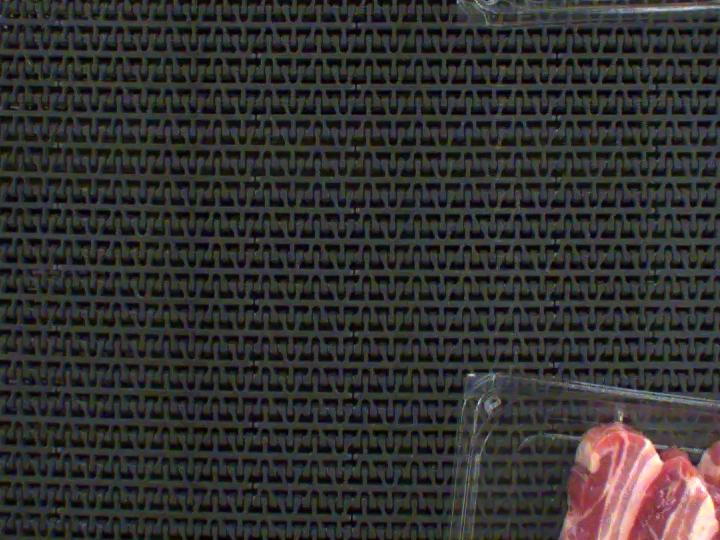
#> input picture Pork Rasher Error-Packaging-.v4i.yolov11/train/images/frame_with_red_10050_jpg.rf.d9a41729948289ba8717b91da87dd57e.jpg, 720 x 540 px
$ python train_packaging_nn.py
#> lines starting #> are read from the running program, lines starting #| are printed output that depends on the picture
### dataset.py
"""
Dataset loading and feature extraction module for binary packaging defect classification.

This module processes image files and YOLO-formatted label text files to prepare feature
matrices (X) and binary targets (y) for machine learning classifiers.

MMA3001 Project Brief Alignment:
- Clear specification of inputs (JPEG images, YOLO txt labels) and outputs (flattened feature vectors, binary labels).
- Defensive handling of missing or empty label files.
"""

import os
from typing import Tuple, List, Optional
import numpy as np
from PIL import Image


def parse_label_file(label_path: str) -> int:
    """
    Parses a YOLO format label file to determine packaging damage status.

    According to the dataset schema:
    - An empty text file indicates NO packaging damage (Label: 0).
    - A non-empty text file containing bounding boxes/classifications indicates damage (Label: 1).

    Parameters
    ----------
    label_path : str
        Path to the label text file (.txt).

    Returns
    -------
    int
        0 if packaging is undamaged (empty file or file missing), 1 if damaged (contains annotations).

    Raises
    ------
    FileNotFoundError
        If label_path does not exist and strict checking is required.
    """
    if not os.path.exists(label_path):
        # Treat missing annotation file as undamaged (0)
        return 0

    if os.path.getsize(label_path) == 0:
        return 0

    with open(label_path, "r", encoding="utf-8") as f:
        content = f.read().strip()
        if not content:
            return 0
        return 1


def extract_image_features(image_path: str, image_size: Tuple[int, int] = (32, 32)) -> np.ndarray:
    """
    Extracts normalized, flattened pixel feature vectors from a packaging RGB image.

    Parameters
    ----------
    image_path : str
        Path to the target image file (.jpg / .jpeg).
    image_size : Tuple[int, int], default=(32, 32)
        Target spatial resolution (width, height) to downsample images to.

    Returns
    -------
    np.ndarray
        1D float32 numpy array of flattened normalized RGB pixel values in range [0.0, 1.0].
        Dimension is (width * height * 3,).

    Raises
    ------
    FileNotFoundError
        If image_path does not exist.
    ValueError
        If the image file cannot be read or is corrupted.
    """
    if not os.path.exists(image_path):
        raise FileNotFoundError(f"Image file not found at path: {image_path}")

    try:
        with Image.open(image_path) as img:
            img = img.convert("RGB")
            img_resized = img.resize(image_size, Image.Resampling.BILINEAR)
            img_array = np.asarray(img_resized, dtype=np.float32) / 255.0
            return img_array.flatten()
    except Exception as e:
        raise ValueError(f"Failed to process image file {image_path}: {str(e)}") from e


def load_dataset_split(
    dataset_dir: str,
    split: str = "train",
    image_size: Tuple[int, int] = (32, 32)
) -> Tuple[np.ndarray, np.ndarray]:
    """
    Loads images and labels from a split folder ('train', 'valid', or 'test') and constructs
    the feature matrix X and target vector y.

    Directory structure expected:
    - {dataset_dir}/{split}/images/*.jpg
    - {dataset_dir}/{split}/labels/*.txt

    Parameters
    ----------
    dataset_dir : str
        Base path to the YOLO dataset folder.
    split : str, default='train'
        Data split name ('train', 'valid', or 'test').
    image_size : Tuple[int, int], default=(32, 32)
        Resized spatial dimensions for image feature extraction.

    Returns
    -------
    Tuple[np.ndarray, np.ndarray]
        X : 2D numpy array of shape (n_samples, n_features) containing image pixel features.
        y : 1D numpy array of shape (n_samples,) containing binary classification targets (0 or 1).

    Raises
    ------
    FileNotFoundError
        If the specified split or images directory does not exist.
    """
    split_dir = os.path.join(dataset_dir, split)
    images_dir = os.path.join(split_dir, "images")
    labels_dir = os.path.join(split_dir, "labels")

    if not os.path.exists(images_dir):
        raise FileNotFoundError(f"Images directory not found: {images_dir}")

    valid_extensions = {".jpg", ".jpeg", ".png"}
    image_files = [f for f in os.listdir(images_dir) if os.path.splitext(f)[1].lower() in valid_extensions]
    image_files.sort()

    X_list: List[np.ndarray] = []
    y_list: List[int] = []

    for img_name in image_files:
        img_path = os.path.join(images_dir, img_name)
        base_name = os.path.splitext(img_name)[0]
        label_path = os.path.join(labels_dir, f"{base_name}.txt")

        try:
            features = extract_image_features(img_path, image_size=image_size)
            label = parse_label_file(label_path)
            X_list.append(features)
            y_list.append(label)
        except Exception as err:
            print(f"Skipping file {img_name} due to error: {err}")

    if not X_list:
        return np.empty((0, image_size[0] * image_size[1] * 3), dtype=np.float32), np.empty((0,), dtype=int)

    return np.array(X_list, dtype=np.float32), np.array(y_list, dtype=int)

### model.py
"""
Neural Network model pipeline for binary packaging defect classification.

This module builds, trains, and evaluates a Scikit-Learn Multilayer Perceptron (MLP) pipeline
for detecting packaging damage in frozen meat products.

MMA3001 Project Brief & Week 05 Notes Alignment:
- Feature scaling via StandardScaler in a Scikit-learn Pipeline to condition neural network optimization.
- L2 Regularisation (alpha) to control model capacity and weight magnitude.
- Early stopping to monitor internal validation loss and prevent overfitting.
- Comprehensive model evaluation using Precision, Recall, F1-score, Accuracy, and ROC-AUC metrics.
"""

from typing import Dict, Any, Tuple
import numpy as np
from sklearn.pipeline import Pipeline, make_pipeline
from sklearn.preprocessing import StandardScaler
from sklearn.neural_network import MLPClassifier
from sklearn.metrics import (
    accuracy_score,
    precision_score,
    recall_score,
    f1_score,
    roc_auc_score,
    confusion_matrix,
)

from dataset import extract_image_features


def build_mlp_pipeline(
    hidden_layer_sizes: Tuple[int, ...] = (30, 15),
    alpha: float = 0.01,
    learning_rate_init: float = 0.001,
    max_iter: int = 500,
    random_state: int = 42,
    early_stopping: bool = True
) -> Pipeline:
    """
    Constructs a Scikit-Learn Pipeline integrating StandardScaler and MLPClassifier.

    Parameters
    ----------
    hidden_layer_sizes : Tuple[int, ...], default=(30, 15)
        Number of neurons in each hidden layer.
    alpha : float, default=0.01
        L2 regularization penalty parameter.
    learning_rate_init : float, default=0.001
        Initial learning rate for Adam optimizer.
    max_iter : int, default=500
        Maximum number of optimization epochs.
    random_state : int, default=42
        Seed for weight initialization reproducibility.
    early_stopping : bool, default=True
        Whether to use early stopping to terminate training when internal validation score stops improving.

    Returns
    -------
    Pipeline
        A scikit-learn Pipeline with 'standardscaler' and 'mlpclassifier' steps.
    """
    mlp = MLPClassifier(
        hidden_layer_sizes=hidden_layer_sizes,
        activation="relu",
        solver="adam",
        alpha=alpha,
        learning_rate_init=learning_rate_init,
        max_iter=max_iter,
        early_stopping=early_stopping,
        validation_fraction=0.15,
        n_iter_no_change=20,
        random_state=random_state,
    )

    return make_pipeline(StandardScaler(), mlp)


def train_and_evaluate(
    pipeline: Pipeline,
    X_train: np.ndarray,
    y_train: np.ndarray,
    X_val: np.ndarray,
    y_val: np.ndarray
) -> Dict[str, Any]:
    """
    Trains the MLP pipeline on training data and computes classification metrics on validation data.

    Parameters
    ----------
    pipeline : Pipeline
        The Scikit-Learn classification pipeline.
    X_train : np.ndarray
        Training feature matrix of shape (n_train_samples, n_features).
    y_train : np.ndarray
        Training binary target labels (0 or 1).
    X_val : np.ndarray
        Validation feature matrix of shape (n_val_samples, n_features).
    y_val : np.ndarray
        Validation binary target labels (0 or 1).

    Returns
    -------
    Dict[str, Any]
        Dictionary containing validation performance metrics:
        'accuracy', 'precision', 'recall', 'f1_score', 'roc_auc', and 'confusion_matrix'.

    Raises
    ------
    ValueError
        If training data is empty or inputs have mismatched lengths.
    """
    if len(X_train) == 0 or len(y_train) == 0:
        raise ValueError("Training dataset X_train and y_train cannot be empty.")

    pipeline.fit(X_train, y_train)

    y_pred = pipeline.predict(X_val)

    # Calculate probabilities if available
    if hasattr(pipeline, "predict_proba"):
        y_proba = pipeline.predict_proba(X_val)[:, 1]
        try:
            roc_auc = float(roc_auc_score(y_val, y_proba))
        except ValueError:
            # Handle single-class validation set case
            roc_auc = 0.5
    else:
        roc_auc = 0.5

    metrics = {
        "accuracy": float(accuracy_score(y_val, y_pred)),
        "precision": float(precision_score(y_val, y_pred, zero_division=0)),
        "recall": float(recall_score(y_val, y_pred, zero_division=0)),
        "f1_score": float(f1_score(y_val, y_pred, zero_division=0)),
        "roc_auc": roc_auc,
        "confusion_matrix": confusion_matrix(y_val, y_pred).tolist(),
    }

    return metrics


# [39 lines left out: function predict_packaging_damage, not called in this run]

### train_packaging_nn.py
"""
Main execution script for training and evaluating the packaging damage binary neural network classifier.

MMA3001 Project Brief Alignment:
- Demonstrates executable computational workflow.
- Integrates feature scaling, L2 regularisation, early stopping, and external validation set evaluation.
- Outputs quantitative performance metrics (Precision, Recall, F1, Accuracy, ROC-AUC) as required for project report.
"""

import os
import argparse
from dataset import load_dataset_split
from model import build_mlp_pipeline, train_and_evaluate, predict_packaging_damage


def main():
    parser = argparse.ArgumentParser(description="Train Scikit-Learn MLP for Packaging Damage Binary Classification.")
    parser.add_argument(
        "--dataset_dir",
        type=str,
        default="Pork Rasher Error-Packaging-.v4i.yolov11",
        help="Path to YOLO format dataset root folder."
    )
    parser.add_argument("--image_size", type=int, default=32, help="Target image size (width & height in pixels).")
    parser.add_argument("--alpha", type=float, default=0.01, help="L2 regularization penalty parameter.")
    parser.add_argument("--hidden_layers", type=int, nargs="+", default=[30, 15], help="Neurons per hidden layer.")
    args = parser.parse_args()

    img_size_tuple = (args.image_size, args.image_size)

    print("=" * 70)
    print("MMA3001 Packaging Quality Inspection - Binary Classification Pipeline")
    print("=" * 70)
    print(f"Dataset Directory : {args.dataset_dir}")
    print(f"Feature Dimension : {args.image_size}x{args.image_size}x3 = {args.image_size * args.image_size * 3} features")
    print(f"MLP Architecture  : Hidden Layers = {tuple(args.hidden_layers)}, L2 Penalty (alpha) = {args.alpha}")
    print("-" * 70)

    if not os.path.exists(args.dataset_dir):
        print(f"\n[Warning] Dataset directory '{args.dataset_dir}' not found on local filesystem.")
        print("Please place your dataset folder in the project repository root and re-run.")
        return

    # 1. Load Train, Validation, and Test splits
    print("\n[1/3] Loading dataset splits...")
    X_train, y_train = load_dataset_split(args.dataset_dir, split="train", image_size=img_size_tuple)
#> in extract_image_features, img is the input picture: PIL image 720x540 RGB; mean R, G, B 50, 48.7, 47.8
#> in extract_image_features, `img_resized = img.resize(image_size, Image.Resampling.BILINEAR)`:
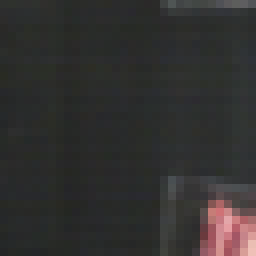
#> img_resized: PIL image 32x32 RGB (shown 8 times larger); mean R, G, B 50, 48.8, 47.8
#> in load_dataset_split, `features = extract_image_features(img_path, image_size=image_size)`: features = 3072 values, max 0.937 at index 3069, min 0.133 at index 2042, mean 0.192
#> y_train = [0]
    X_val, y_val = load_dataset_split(args.dataset_dir, split="valid", image_size=img_size_tuple)
#> call 2 of extract_image_features, with image_size = (32, 32)
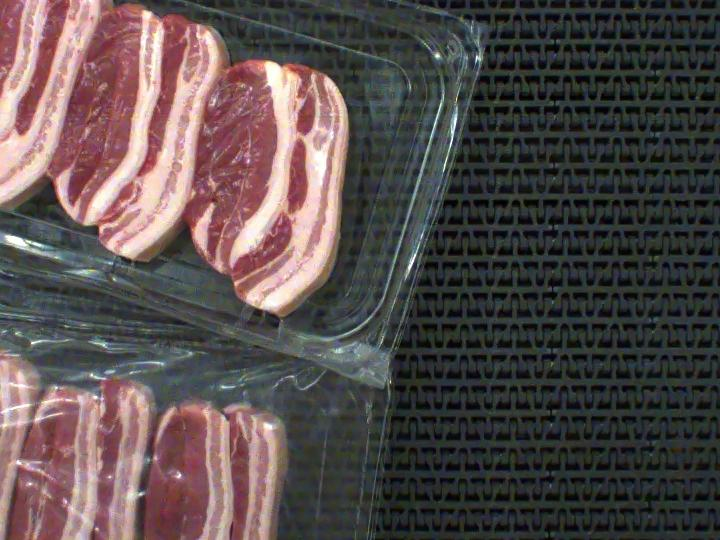
#> input picture Pork Rasher Error-Packaging-.v4i.yolov11/test/images/frame_with_red_102_jpg.rf.10163b7e614de52a86d75cf0c2def998.jpg, 720 x 540 px, found by its file name
#> in extract_image_features, img is the input picture: PIL image 720x540 RGB; mean R, G, B 86.8, 76.6, 76.3
#> in extract_image_features (call 2), `img_resized = img.resize(image_size, Image.Resampling.BILINEAR)`:
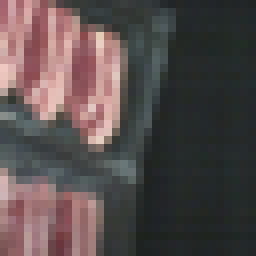
#> img_resized: PIL image 32x32 RGB (shown 8 times larger); mean R, G, B 86.8, 76.6, 76.3
#> pass 2 of the loop in load_dataset_split, `for img_name in image_files:`:
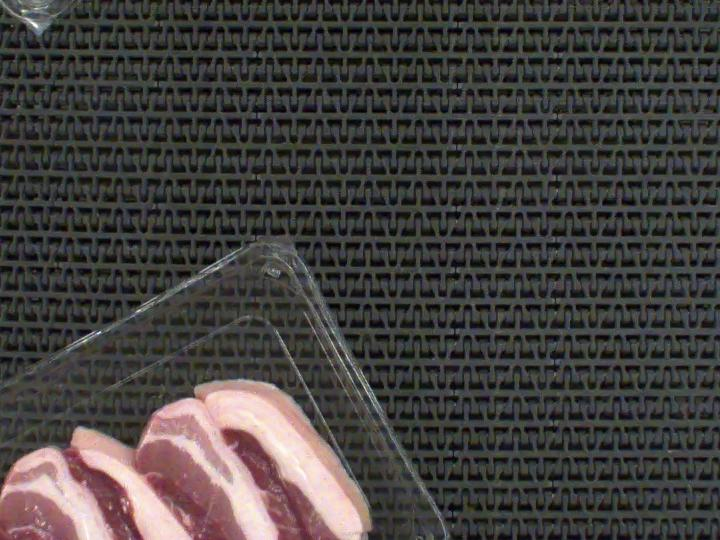
#> input picture Pork Rasher Error-Packaging-.v4i.yolov11/test/images/frame_with_red_10465_jpg.rf.eb7d6ac5b6b71b3722832e87f41cd2f6.jpg, 720 x 540 px, found by its file name
#> in extract_image_features, img is the input picture: PIL image 720x540 RGB; mean R, G, B 67.9, 64.7, 63.1
#> in extract_image_features (call 3), `img_resized = img.resize(image_size, Image.Resampling.BILINEAR)`:
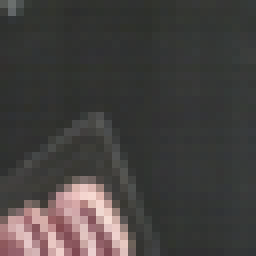
#> img_resized: PIL image 32x32 RGB (shown 8 times larger); mean R, G, B 68, 64.8, 63.2
#> pass 3 of the loop in load_dataset_split, `for img_name in image_files:`:
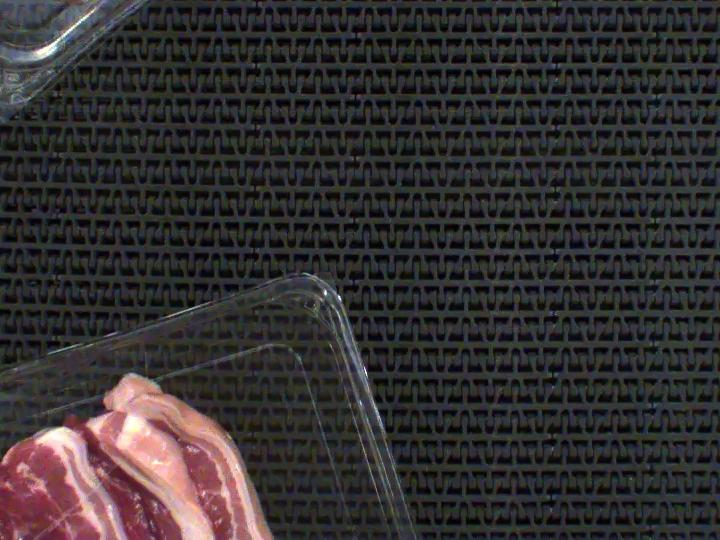
#> input picture Pork Rasher Error-Packaging-.v4i.yolov11/test/images/frame_with_red_121_jpg.rf.ad75eafa25397a05aab1e53d4ef575a4.jpg, 720 x 540 px, found by its file name
#> in extract_image_features, img is the input picture: PIL image 720x540 RGB; mean R, G, B 51.5, 47.7, 48.8
#> in extract_image_features (call 4), `img_resized = img.resize(image_size, Image.Resampling.BILINEAR)`:
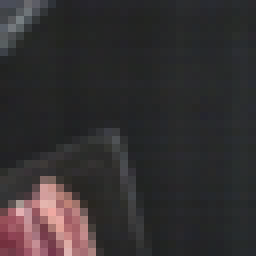
#> img_resized: PIL image 32x32 RGB (shown 8 times larger); mean R, G, B 51.5, 47.7, 48.8
#> y_val = [0, 0, 0]
    X_test, y_test = load_dataset_split(args.dataset_dir, split="test", image_size=img_size_tuple)
#> pass 2 of the loop in load_dataset_split, `for img_name in image_files:`:
#> pass 3 of the loop in load_dataset_split, `for img_name in image_files:`:
#> y_test = [0, 0, 0]

    print(f"  - Train Set : {len(X_train)} samples (Damaged: {sum(y_train)}, Undamaged: {len(y_train) - sum(y_train)})")
#|   - Train Set : 1 samples (Damaged: 0, Undamaged: 1)
    print(f"  - Valid Set : {len(X_val)} samples (Damaged: {sum(y_val)}, Undamaged: {len(y_val) - sum(y_val)})")
#|   - Valid Set : 3 samples (Damaged: 0, Undamaged: 3)
    print(f"  - Test Set  : {len(X_test)} samples (Damaged: {sum(y_test)}, Undamaged: {len(y_test) - sum(y_test)})")
#|   - Test Set  : 3 samples (Damaged: 0, Undamaged: 3)

    if len(X_train) == 0:
        print("[Error] No training samples loaded. Check dataset directory path.")
        return

    # 2. Build and Train Pipeline
    print("\n[2/3] Training Scikit-Learn MLP Classifier Pipeline with StandardScaler...")
    pipeline = build_mlp_pipeline(
        hidden_layer_sizes=tuple(args.hidden_layers),
        alpha=args.alpha,
        random_state=42,
        early_stopping=True
    )

    val_metrics = train_and_evaluate(pipeline, X_train, y_train, X_val, y_val)

    # 3. Validation Performance Summary
    print("\n[3/3] Validation Results:")
    print("-" * 40)
    print(f"  Accuracy  : {val_metrics['accuracy']:.4f}")
    print(f"  Precision : {val_metrics['precision']:.4f}")
    print(f"  Recall    : {val_metrics['recall']:.4f}")
    print(f"  F1-Score  : {val_metrics['f1_score']:.4f}")
    print(f"  ROC-AUC   : {val_metrics['roc_auc']:.4f}")
    print(f"  Confusion Matrix : {val_metrics['confusion_matrix']}")
    print("=" * 70)


if __name__ == "__main__":
#> (the run stopped early here; a loop or call above may not have finished)
